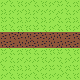

This is a level from a 2D game, rendered from its Tiled map with the project's own tilesets. A one-line summary and the complete map file follow:
An orthogonal 10x10 tile map with 8x8 px tiles, 1 tile layer (Tile Layer 1).

<map version="1.2" tiledversion="1.2.4" orientation="orthogonal" renderorder="right-down" width="10" height="10" tilewidth="8" tileheight="8" infinite="0" nextlayerid="2" nextobjectid="1">
 <tileset firstgid="1" source="tiledmap_001.tsx" />
 <layer id="1" name="Tile Layer 1" width="10" height="10">
  <data encoding="csv">
1,1610612737,3221225553,1,1610612737,3221225553,1,2684354641,1610612737,1610612817,
81,1,1,81,1,1,1,3221225473,1610612737,1,
2684354641,2684354561,81,2684354641,2684354561,81,1,1610612737,1610612817,81,
3221225553,1610612737,1610612817,3221225553,2684354641,2684354561,1,1610612737,3221225553,1,
2,3,1610612739,1610612738,3221225474,3221225475,2684354563,2684354562,2,3,
3,2,1610612738,1610612739,3221225475,3221225474,2684354562,2684354563,3,2,
2684354641,1610612737,1610612817,3221225553,1610612737,1610612817,3221225553,2684354641,2684354561,3221225553,
3221225473,1610612737,1,3221225473,3221225473,3221225553,3221225473,2684354561,1,3221225473,
1610612737,1610612817,81,81,2684354561,3221225473,2684354641,2684354561,1610612817,2684354641,
1,1610612737,3221225553,1,1610612737,3221225553,1,1,1610612737,3221225553
</data>
 </layer>
</map>
